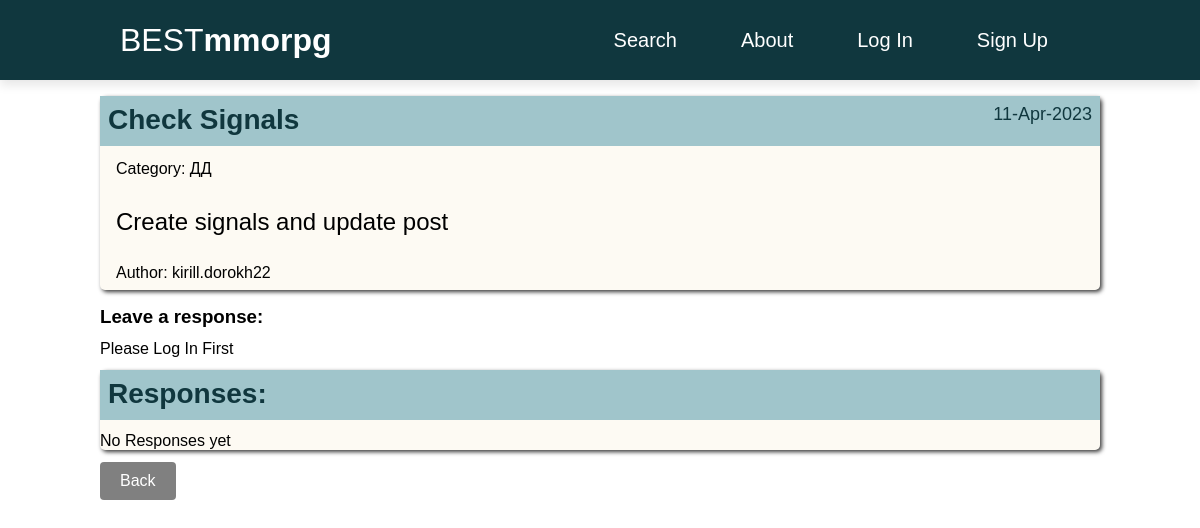
The app's page /post/24/, older data.
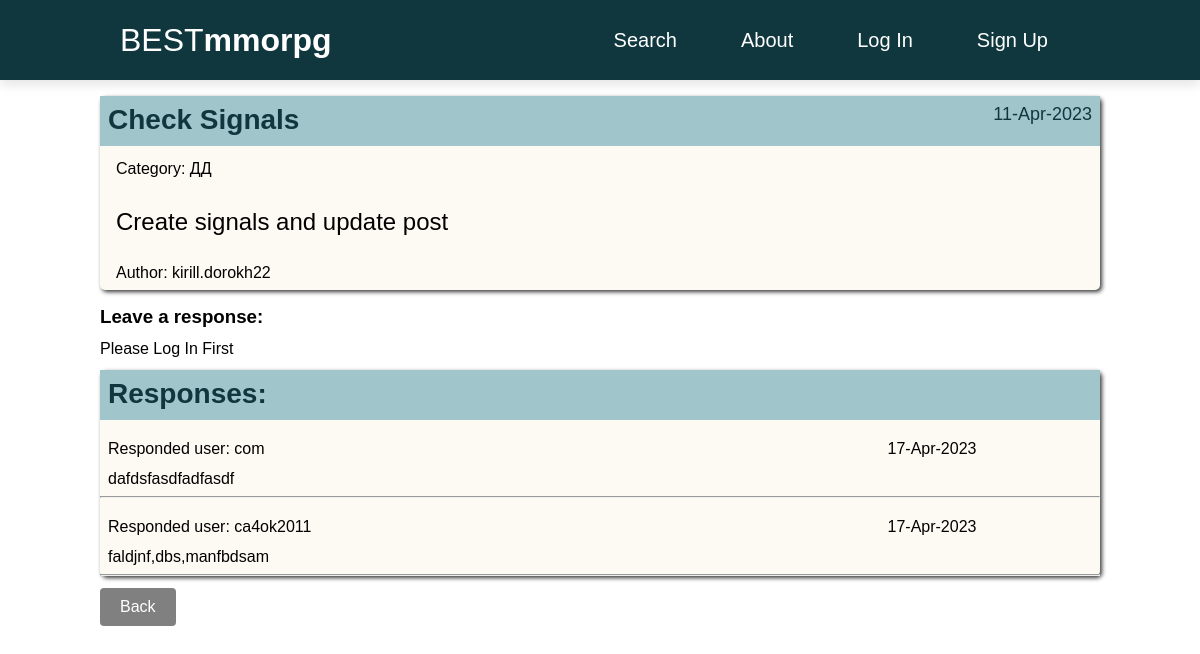
The same page, newer data.
### posts/models.py (models this page shows, shortened)
class Category(models.Model):
    name = models.CharField(max_length=255, unique=True)
    def __str__(self):
        return self.name

class Comment(models.Model):
    post = models.ForeignKey(Post,
                             on_delete=models.CASCADE,
                             related_name='comments'
                             )
    user = models.ForeignKey(CustomUser, on_delete=models.CASCADE)
    comment_text = models.TextField()
    comment_time = models.DateTimeField(auto_now_add=True)
    is_responded = models.BooleanField(default=False)
    def __str__(self):
        return self.comment_text

### accounts/models.py (models this page shows)
class CustomUser(AbstractUser):
    def get_absolute_url(self):
        return reverse('profile', args=[str(self.id)])

### posts/views.py (the view)
# urls.py: path('post/<int:pk>/', PostDetailView.as_view(), name='post_detail'),
class PostDetailView(DetailView):
    model = Post
    context_object_name = 'post'
    template_name = 'posts/post_detail.html'
    def get_context_data(self, **kwargs):
        context = super().get_context_data(**kwargs)
        context['comment_form'] = CommentCreateForm()
        return context
    def post(self, request, *args, **kwargs):
        form = CommentCreateForm(request.POST)
        if form.is_valid():
            comment = form.save(commit=False)
            comment.user = request.user
            comment.post = self.get_object()
            comment.save()
            send_mail(
                subject=f'{comment.user} sent a response to the task {comment.post.title}',
                message=f'{comment.comment_text}',
                from_email='kiryldorakh@yandex.ru',
                recipient_list=[f'{comment.post.author.email}']
            )
            return redirect(request.path_info)
        else:
            return render(request, self.template_name, {'post': self.get_object(), 'comment_form': form})

### posts/templatetags/custom_filters.py (called while the page is built)
@register.filter
def hide_forbidden(value):
    words = value.split()
    result = []
    forbidden_words = ['fuck', 'fucked', 'fucking', 'nigger', 'niggers', 'whore', 'whores', 'slut', 'sluts',
                       'bitch', 'freak', 'douchebag', 'faggot', 'homo', 'prick', 'dick', 'cunt', 'pussy']
    for word in words:
        if word in forbidden_words:
            result.append(word[0] + "*"*(len(word)-2) + word[-1])
        else:
            result.append(word)
    return " ".join(result)

### templates/posts/post_detail.html (shortened to what this page needs)
{% extends 'base.html' %}
{% load crispy_forms_tags %}
{% load custom_filters %}
{% block content %}
    <div class="post">
    <div class="post-detail">
          <h2 class="post-title">{{ post.title | hide_forbidden}}</h2>
          <div class="post-time"><p>{{ post.post_time | date:'d-M-Y'}}</p></div>
          <p class="post-category">Category: {% for category in post.category.all %} {{ category }} {% endfor %}</p>
          <div class="post-text">{{ post.body|safe }}</div>
          <p class="post-author">Author: {{ post.author }}</p>
    </div>
    </div>
    <div class="edit">
    {% if post.author == user %}
        <a class="button" href="{% url 'post_edit' post.pk%}" title="Edit post">Edit post</a>
        <a class="button" href="{% url 'post_delete' post.pk %}" title="Delete post">Delete post</a>
        <div class="comment_detail">
            <h3 class="post-title">Responses:</h3>
            <div class="post-time"></div>
            <div class="comment-list">
                {% if post.comments.count %}
                    {%  for comment in post.comments.all %}
                        <ul>
                            <li class="comment">
                                <p class="comment-user">Responded user: {{ comment.user }}</p>
                                <p class="comment-text">{{ comment }}</p>
                                <p class="comment-time">{{ comment.comment_time | date:'d-M-Y' }}</p>
                                <div class="comment-btn">
                                    {% if comment.is_responded %}
                                        <button class="res">Accepted</button>
                                    {% else %}
                                        <a class="button" href="{% url 'comment_response' comment.pk %}?next={{ request.path }}" title="Accept comment">
                                            Accept
                                        </a>
                                    {% endif %}
                                    <a class="button" href="{% url 'comment_delete' comment.pk %}?next={{ request.path }}" title="Delete comment">
                                        Delete
                                    </a>
                                </div>
                            </li>
                            <hr>
                        </ul>
                    {% endfor %}
                {% else %}
                    <p>No Responses yet</p>
                {% endif %}
                </div>
        </div>
    {% else %}
        <h3>Leave a response:</h3>
        {% if user.is_authenticated %}
            <form class="response" method="post">
                {% csrf_token %}
                {{ comment_form|crispy }}
                <input type="submit" value="Save Response">
            </form>
        {% else %}
            <p class="response">Please Log In First</p>
        {% endif %}
        <div class="comment_detail">
            <h3 class="post-title">Responses:</h3>
            <div class="post-time"></div>
            <div class="comment-list">
            {% if post.comments.count %}
                {%  for comment in post.comments.all %}
                    <ul>
                        <li class="comment">
                            <p class="comment-user">Responded user: {{ comment.user }}</p>
                            <p class="comment-text">{{ comment }}</p>
                            <p class="comment-time">{{ comment.comment_time | date:'d-M-Y' }}</p>
                            <div class="comment-btn">
                            </div>
                        </li>
                        <hr>
                    </ul>
                {% endfor %}
            {% else %}
                <p>No Responses yet</p>
            {% endif %}
            </div>
        </div>
    {% endif %}
    <a class="button" href="{% url 'home' %}">Back</a>
    </div>
{% endblock content %}

Row changes from the older to the newer data that the page shows:
added Comment: user "com", comment_text "dafdsfasdfadfasdf", comment_time "17-Apr-2023"
added Comment: user "ca4ok2011", comment_text "faldjnf,dbs,manfbdsam", comment_time "17-Apr-2023"
Text that changed along with them:
text no longer shown: "No Responses yet"
